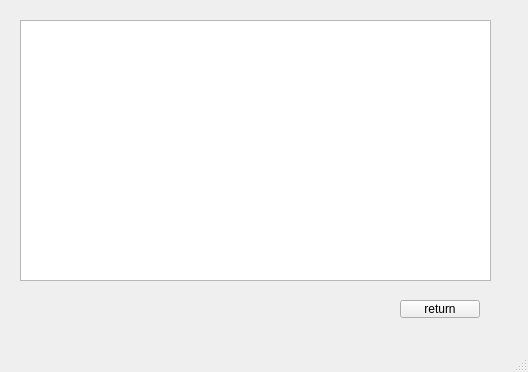
<?xml version="1.0" encoding="UTF-8"?>
<ui version="4.0">
 <class>Admin</class>
 <widget class="QMainWindow" name="Admin">
  <property name="geometry">
   <rect>
    <x>0</x>
    <y>0</y>
    <width>528</width>
    <height>372</height>
   </rect>
  </property>
  <property name="windowTitle">
   <string>MainWindow</string>
  </property>
  <widget class="QWidget" name="centralwidget">
   <widget class="QTableView" name="tableView">
    <property name="geometry">
     <rect>
      <x>20</x>
      <y>20</y>
      <width>471</width>
      <height>261</height>
     </rect>
    </property>
   </widget>
   <widget class="QPushButton" name="pushButton">
    <property name="geometry">
     <rect>
      <x>400</x>
      <y>300</y>
      <width>80</width>
      <height>18</height>
     </rect>
    </property>
    <property name="text">
     <string>return</string>
    </property>
   </widget>
  </widget>
  <widget class="QMenuBar" name="menubar">
   <property name="geometry">
    <rect>
     <x>0</x>
     <y>0</y>
     <width>528</width>
     <height>17</height>
    </rect>
   </property>
  </widget>
  <widget class="QStatusBar" name="statusbar"/>
 </widget>
 <resources/>
 <connections/>
</ui>
